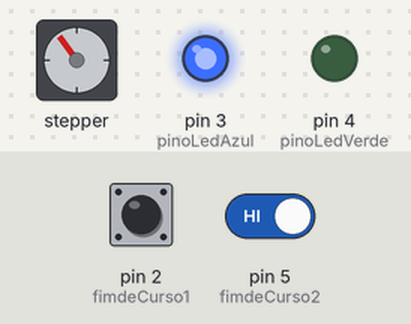
This sketch was run on a simulated Arduino Uno, built with avr-gcc and run on an emulated ATmega328P. On the bench: stepper motor, output pins drawn as LEDs (lit = HIGH). The inputs (shaded band) are chosen by the test bench; at power-on: pin 2 (fimdeCurso1) HIGH, pin 5 (fimdeCurso2) HIGH. Stepper angles assume 800 steps per turn.

Above: at 1.4 s.
1.5 s: pin 2 (fimdeCurso1) pulled LOW for 0.35 s
At 2.4 s:
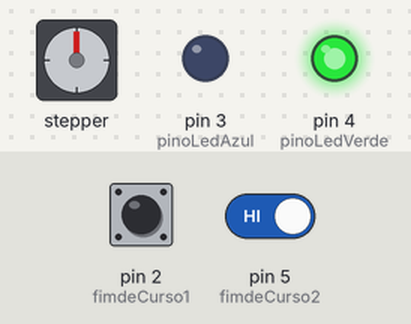
5.1 s: pin 2 (fimdeCurso1) driven LOW and pin 5 (fimdeCurso2) driven LOW
At 8.27 s:
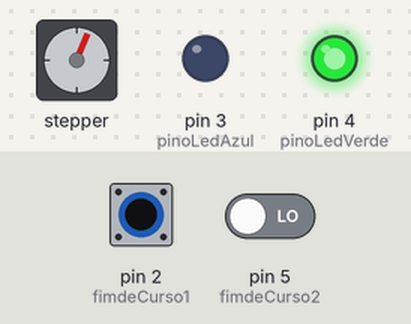
8.4 s: pin 5 (fimdeCurso2) driven HIGH
At 8.8 s:
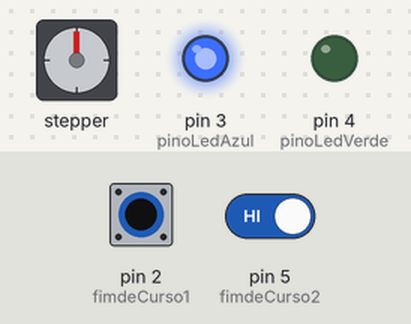
11.7 s: pin 2 (fimdeCurso1) driven HIGH
15.0 s: pin 2 (fimdeCurso1) driven LOW
At 15.6 s:
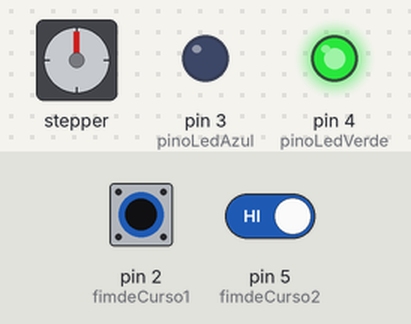
18.3 s: pin 2 (fimdeCurso1) driven HIGH
At 19.79 s:
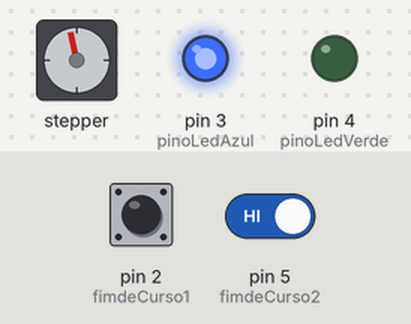
Timing chart, 0 to 24.8 s (numbered marks = the images above; inputs shaded):
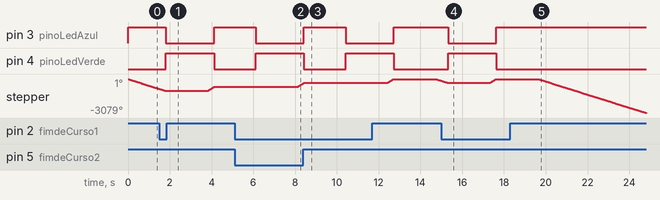

Measured:
- after the input at 1.5 s, pin 3 (pinoLedAzul): HIGH → LOW after 0.32 s, → HIGH 2.3 s later; pin 4 (pinoLedVerde): LOW → HIGH after 0.32 s, → LOW 2.3 s later
- after the input at 5.1 s, pin 3 (pinoLedAzul): HIGH → LOW after 1.0 s; pin 4 (pinoLedVerde): LOW → HIGH after 1.0 s
- after the input at 8.4 s, pin 3 (pinoLedAzul): LOW → HIGH at once, → LOW 2.0 s later; pin 4 (pinoLedVerde): HIGH → LOW at once, → HIGH 2.0 s later
- after the input at 15.0 s, pin 3 (pinoLedAzul): HIGH → LOW after 0.33 s, → HIGH 2.3 s later; pin 4 (pinoLedVerde): LOW → HIGH after 0.33 s, → LOW 2.3 s later
- after the input at 18.3 s, pin 3 (pinoLedAzul): stays HIGH (without the input it goes to LOW after 1.3 s); pin 4 (pinoLedVerde): stays LOW (without the input it goes to HIGH after 1.3 s)

The sketch:

motor_passo.ino
```cpp
#include <Stepper.h>

int stepsPerRevolution = 800;  // Aqui configurei micropassos 1/4 ---
                               //precisa de 800 micropassos para uma revolução no Nema 16 Unipolar

const int fimdeCurso1 = 2;  // porta 2 do Arduino UNO
const int fimdeCurso2 = 5;  // porta 5 do Arduino UNO
const int pinoLedAzul = 3;
const int pinoLedVerde = 4;

bool volta = false;


// inicializa a biblioteca criando uma instancia do motor
Stepper myStepper(stepsPerRevolution, 8, 9);

void setup() {
  pinMode(fimdeCurso1,INPUT_PULLUP);
  pinMode(fimdeCurso2,INPUT_PULLUP);
  pinMode(pinoLedAzul, OUTPUT); //DEFINE O PINO COMO SAÍDA
  pinMode(pinoLedVerde, OUTPUT); //DEFINE O PINO COMO SAÍDA

  myStepper.setSpeed(800); // ajusta a velocidade inicial para 800 passos
}

void loop() {

  stepsPerRevolution = 800;

  // faz a leitura do fim de curso

  if (digitalRead(fimdeCurso1) == HIGH && volta == false) {
          delay(1);
          digitalWrite(pinoLedAzul, HIGH); //ACENDE O LED
          digitalWrite(pinoLedVerde, LOW); //APAGA O LED
          myStepper.setSpeed(100); // ajusta a velocidade inicial para 100 passos
          myStepper.step(-stepsPerRevolution);
   }

   if (digitalRead(fimdeCurso1) == LOW && volta == false) {
          myStepper.setSpeed(2); // ajusta a velocidade inicial para 2 passos
          digitalWrite(pinoLedAzul, LOW); //APAGA O LED
          digitalWrite(pinoLedVerde, HIGH); //ACENDE O LED

          delay(2000); //PAUSA DE 2 SEGUNDOS
          volta = true;
    }

    if( volta == true){
       digitalWrite(pinoLedVerde, HIGH); //ACENDE O LED
       myStepper.setSpeed(200); // ajusta a velocidade inicial para 200 passos
       myStepper.step(stepsPerRevolution);
    }

    if (digitalRead(fimdeCurso2) == HIGH && volta == true) {
          myStepper.setSpeed(2); // ajusta a velocidade inicial para 2 passos
          digitalWrite(pinoLedAzul, HIGH); //ACENDE O LED
          digitalWrite(pinoLedVerde, LOW); //APAGA O LED

          delay(2000); //PAUSA DE 2 SEGUNDOS
          volta = false;
    }
}
```
